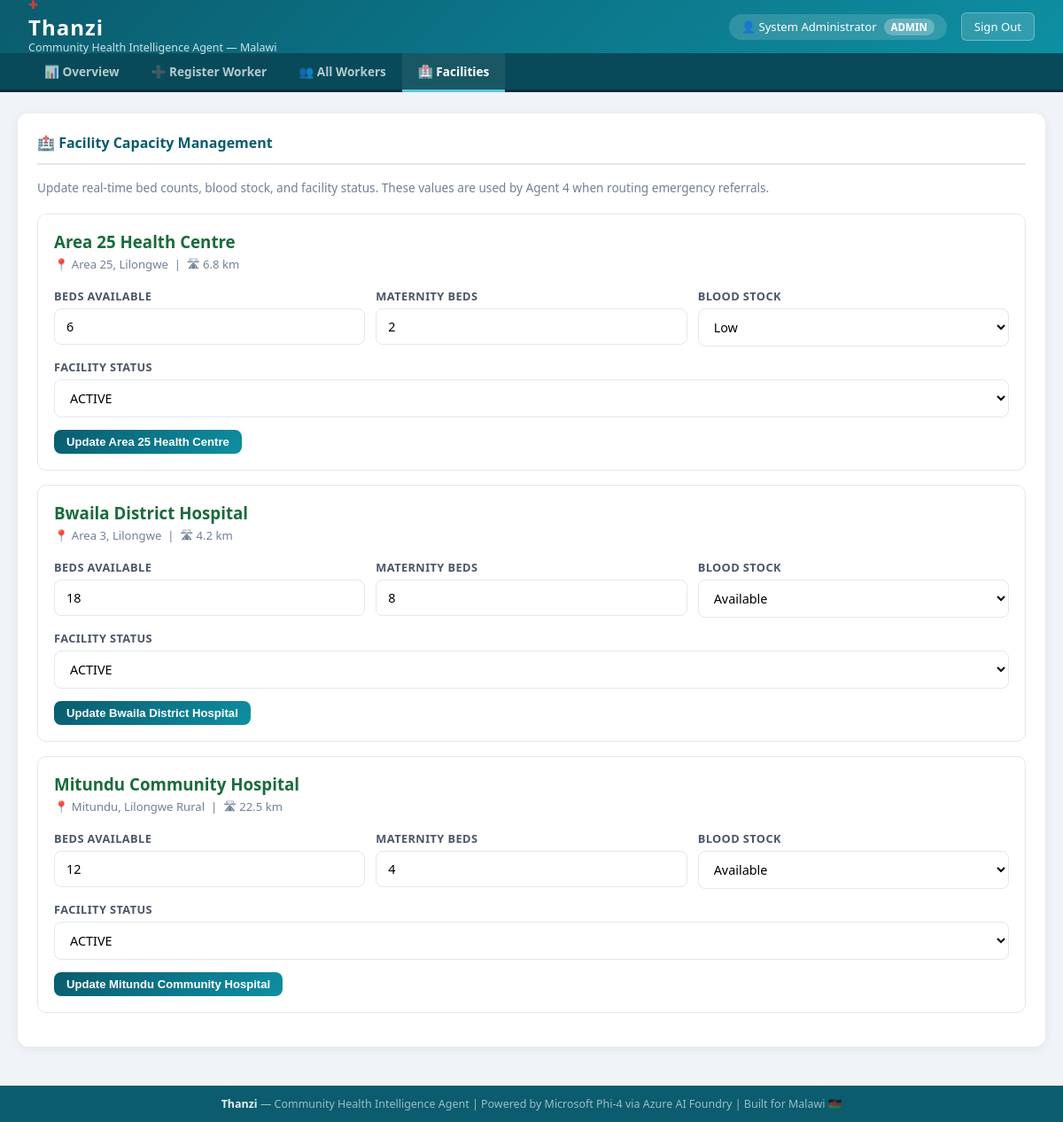
Page /admin/facilities (signed in) on the committed database.
### tables this page shows
CREATE TABLE facilities (
                id                  INTEGER PRIMARY KEY AUTOINCREMENT,
                name                TEXT    NOT NULL UNIQUE,
                location            TEXT    NOT NULL,
                available_services  TEXT    NOT NULL DEFAULT '',
                tier                TEXT    NOT NULL DEFAULT 'District Hospital'
                                    CHECK(tier IN ('Village Clinic', 'Community Health Centre', 'District Hospital', 'Central Hospital')),
                status              TEXT    NOT NULL DEFAULT 'ACTIVE'
                                    CHECK(status IN ('ACTIVE', 'INACTIVE', 'FULL')),
                beds_available      INTEGER NOT NULL DEFAULT 0,
                blood_stock         TEXT    NOT NULL DEFAULT 'Available'
                                    CHECK(blood_stock IN ('Available', 'Low', 'Empty')),
                maternity_beds      INTEGER NOT NULL DEFAULT 0,
                malnutrition_ward   INTEGER NOT NULL DEFAULT 0,
                distance_km         REAL    NOT NULL DEFAULT 0,
                created_at          TEXT    NOT NULL DEFAULT (datetime('now'))
            );

### routes/admin.py (the view)
@admin_bp.route('/facilities')
@role_required('ADMIN')
def facilities():
    with get_db() as conn:
        facs = conn.execute(
            "SELECT * FROM facilities ORDER BY name"
        ).fetchall()
    return render_template('admin_facilities.html', facilities=facs)

### database.py (called while the page is built)
@contextmanager
def get_db():
    conn = sqlite3.connect(Config.DATABASE_PATH)
    conn.row_factory = sqlite3.Row
    conn.execute("PRAGMA foreign_keys = ON")
    conn.execute("PRAGMA journal_mode = WAL")
    try:
        yield conn
        conn.commit()
    except Exception:
        conn.rollback()
        raise
    finally:
        conn.close()

### routes/auth.py (called while the page is built)
def role_required(*roles):
    from functools import wraps
    def decorator(f):
        @wraps(f)
        def decorated(*args, **kwargs):
            if 'user_id' not in session:
                if request.is_json or '/api/' in request.path:
                    return jsonify({'error': 'Session expired. Please log in again.'}), 401
                flash('Please log in to continue.', 'warning')
                return redirect(url_for('auth.login'))
            if session.get('role') not in roles:
                if request.is_json or '/api/' in request.path:
                    return jsonify({'error': 'Access denied.'}), 403
                flash('You do not have permission to access that page.', 'danger')
                return redirect(url_for('auth.dashboard'))
            return f(*args, **kwargs)
        return decorated
    return decorator

### templates/admin_facilities.html (shortened to what this page needs)
{% extends 'base.html' %}
{% block subnav %}
<div class="subnav">
  <a href="{{ url_for('admin.dashboard') }}">📊 Overview</a>
  <a href="{{ url_for('admin.register_worker') }}">➕ Register Worker</a>
  <a href="{{ url_for('admin.list_workers') }}">👥 All Workers</a>
  <a href="{{ url_for('admin.facilities') }}" class="active">🏥 Facilities</a>
</div>
{% endblock %}
{% block content %}
<div class="card">
  <div class="card-header">🏥 Facility Capacity Management</div>
  <p style="font-size:0.85rem;color:#718096;margin-bottom:20px;">
    Update real-time bed counts, blood stock, and facility status.
    These values are used by Agent 4 when routing emergency referrals.
  </p>
  {% for f in facilities %}
  <div style="border:1.5px solid #e2e8f0;border-radius:10px;padding:18px;margin-bottom:16px;">
    <h3 style="color:#1a6b3c;margin-bottom:4px;">{{ f.name }}</h3>
    <p style="font-size:0.82rem;color:#718096;margin-bottom:14px;">
      📍 {{ f.location }} &nbsp;|&nbsp; 🛣 {{ f.distance_km }} km
    </p>
    <form method="POST" action="{{ url_for('admin.update_facility') }}">
      <div class="inline-3">
        <div class="form-group">
          <label>Beds Available</label>
          <input type="number" name="beds_available"
                 value="{{ f.beds_available }}" min="0" max="500">
        </div>
        <div class="form-group">
          <label>Maternity Beds</label>
          <input type="number" name="maternity_beds"
                 value="{{ f.maternity_beds }}" min="0" max="100">
        </div>
        <div class="form-group">
          <label>Blood Stock</label>
          <select name="blood_stock">
            <option {% if f.blood_stock=='Available' %}selected{% endif %}>Available</option>
            <option {% if f.blood_stock=='Low' %}selected{% endif %}>Low</option>
          </select>
        </div>
      </div>
      <div class="form-group">
        <label>Facility Status</label>
        <select name="status">
          <option {% if f.status=='ACTIVE' %}selected{% endif %}>ACTIVE</option>
        </select>
      </div>
      <button type="submit" class="btn btn-primary btn-sm">
        Update {{ f.name }}
      </button>
    </form>
  </div>
  {% endfor %}
</div>
{% endblock %}

### templates/base.html (style rules this page uses)
* { margin:0;padding:0;box-sizing:border-box; }
body { font-family:'Segoe UI',Tahoma,Geneva,Verdana,sans-serif;background:#f0f4f8;color:#2d3748;min-height:100vh;display:flex;flex-direction:column; }
.subnav { background:#084a59;padding:0 32px;display:flex;gap:0;border-bottom:3px solid #052e38; }
.subnav a { color:rgba(255,255,255,0.7);text-decoration:none;padding:11px 18px;font-size:0.85rem;font-weight:600;border-bottom:3px solid transparent;margin-bottom:-3px;transition:all 0.2s;display:flex;align-items:center;gap:6px; }
.subnav a:hover,.subnav a.active { color:white;border-bottom-color:#5cc8d8;background:rgba(255,255,255,0.07); }
.card { background:white;border-radius:12px;padding:22px;box-shadow:0 2px 12px rgba(0,0,0,0.07);margin-bottom:20px; }
.card-header { font-size:1rem;font-weight:700;color:#0a5c6e;margin-bottom:16px;padding-bottom:12px;border-bottom:2px solid #e2e8f0;display:flex;align-items:center;gap:8px; }
.btn { display:inline-block;padding:10px 20px;border-radius:8px;font-size:0.9rem;font-weight:700;cursor:pointer;border:none;text-decoration:none;transition:opacity 0.2s;text-align:center; }
.btn-primary { background:linear-gradient(135deg,#0a5c6e,#0e8fa3);color:white; }
.btn-sm { padding:6px 14px;font-size:0.82rem; }
.form-group { margin-bottom:14px; }
.form-group label { display:block;font-size:0.8rem;font-weight:700;color:#4a5568;margin-bottom:5px;text-transform:uppercase;letter-spacing:0.4px; }
.form-group input,.form-group textarea,.form-group select { width:100%;padding:10px 13px;border:1.5px solid #e2e8f0;border-radius:8px;font-size:0.9rem;font-family:inherit;transition:border 0.2s;background:white; }
.inline-3 { display:grid;grid-template-columns:1fr 1fr 1fr;gap:12px; }

### rows in the picture
facilities: name "Area 25 Health Centre", location "Area 25, Lilongwe", distance_km "6.8", beds_available "6", maternity_beds "2", blood_stock "Low", status "ACTIVE"
facilities: name "Bwaila District Hospital", location "Area 3, Lilongwe", distance_km "4.2", beds_available "18", maternity_beds "8", blood_stock "Available", status "ACTIVE"
facilities: name "Mitundu Community Hospital", location "Mitundu, Lilongwe Rural", distance_km "22.5", beds_available "12", maternity_beds "4", blood_stock "Available", status "ACTIVE"

### other values in the picture
{{ session.get('full_name', 'User') }} "System Administrator"
{{ session.get('role', '') }} "ADMIN"
